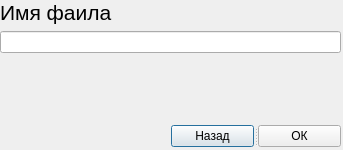
<?xml version="1.0" encoding="UTF-8"?>
<ui version="4.0">
 <class>ChoiceName</class>
 <widget class="QDialog" name="ChoiceName">
  <property name="geometry">
   <rect>
    <x>0</x>
    <y>0</y>
    <width>343</width>
    <height>150</height>
   </rect>
  </property>
  <property name="windowTitle">
   <string>Dialog</string>
  </property>
  <widget class="QWidget" name="layoutWidget">
   <property name="geometry">
    <rect>
     <x>0</x>
     <y>0</y>
     <width>341</width>
     <height>147</height>
    </rect>
   </property>
   <layout class="QVBoxLayout" name="verticalLayout_3">
    <item>
     <layout class="QVBoxLayout" name="verticalLayout_2">
      <item>
       <layout class="QVBoxLayout" name="verticalLayout">
        <item>
         <widget class="QLabel" name="label">
          <property name="font">
           <font>
            <pointsize>16</pointsize>
           </font>
          </property>
          <property name="text">
           <string>Имя фаила</string>
          </property>
         </widget>
        </item>
        <item>
         <widget class="QLineEdit" name="Name_LineEdit"/>
        </item>
       </layout>
      </item>
      <item>
       <layout class="QHBoxLayout" name="horizontalLayout">
        <item>
         <spacer name="horizontalSpacer">
          <property name="orientation">
           <enum>Qt::Horizontal</enum>
          </property>
          <property name="sizeHint" stdset="0">
           <size>
            <width>40</width>
            <height>20</height>
           </size>
          </property>
         </spacer>
        </item>
       </layout>
      </item>
     </layout>
    </item>
    <item>
     <spacer name="verticalSpacer">
      <property name="orientation">
       <enum>Qt::Vertical</enum>
      </property>
      <property name="sizeHint" stdset="0">
       <size>
        <width>20</width>
        <height>13</height>
       </size>
      </property>
     </spacer>
    </item>
    <item>
     <layout class="QHBoxLayout" name="horizontalLayout_2">
      <item>
       <spacer name="horizontalSpacer_2">
        <property name="orientation">
         <enum>Qt::Horizontal</enum>
        </property>
        <property name="sizeHint" stdset="0">
         <size>
          <width>40</width>
          <height>20</height>
         </size>
        </property>
       </spacer>
      </item>
      <item>
       <widget class="QSplitter" name="splitter">
        <property name="orientation">
         <enum>Qt::Horizontal</enum>
        </property>
        <widget class="QPushButton" name="Name_Back">
         <property name="text">
          <string>Назад</string>
         </property>
        </widget>
        <widget class="QPushButton" name="Name_Choice">
         <property name="text">
          <string>ОК</string>
         </property>
        </widget>
       </widget>
      </item>
     </layout>
    </item>
   </layout>
  </widget>
 </widget>
 <resources/>
 <connections/>
</ui>
